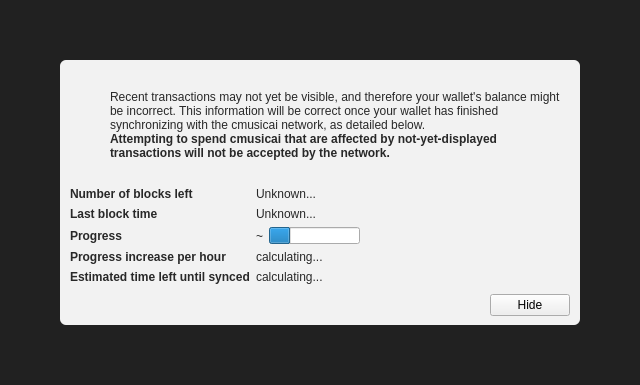
<?xml version="1.0" encoding="UTF-8"?>
<ui version="4.0">
 <class>ModalOverlay</class>
 <widget class="ModalOverlay" name="ModalOverlay">
  <property name="geometry">
   <rect>
    <x>0</x>
    <y>0</y>
    <width>640</width>
    <height>385</height>
   </rect>
  </property>
  <property name="windowTitle">
   <string>Form</string>
  </property>
  <layout class="QVBoxLayout" name="verticalLayout" stretch="0">
   <property name="sizeConstraint">
    <enum>QLayout::SetDefaultConstraint</enum>
   </property>
   <property name="leftMargin">
    <number>0</number>
   </property>
   <property name="topMargin">
    <number>0</number>
   </property>
   <property name="rightMargin">
    <number>0</number>
   </property>
   <property name="bottomMargin">
    <number>0</number>
   </property>
   <item>
    <widget class="QWidget" name="bgWidget" native="true">
     <property name="styleSheet">
      <string notr="true">#bgWidget { background: rgba(0,0,0,220); }</string>
     </property>
     <layout class="QVBoxLayout" name="verticalLayoutMain" stretch="1">
      <property name="leftMargin">
       <number>60</number>
      </property>
      <property name="topMargin">
       <number>60</number>
      </property>
      <property name="rightMargin">
       <number>60</number>
      </property>
      <property name="bottomMargin">
       <number>60</number>
      </property>
      <item>
       <widget class="QWidget" name="contentWidget" native="true">
        <property name="styleSheet">
         <string notr="true">#contentWidget { background: rgba(255,255,255,240); border-radius: 6px; }

QLabel { color: rgb(40,40,40);  }</string>
        </property>
        <layout class="QVBoxLayout" name="verticalLayoutSub" stretch="1,0,0,0">
         <property name="spacing">
          <number>0</number>
         </property>
         <property name="leftMargin">
          <number>10</number>
         </property>
         <property name="topMargin">
          <number>10</number>
         </property>
         <property name="rightMargin">
          <number>10</number>
         </property>
         <property name="bottomMargin">
          <number>10</number>
         </property>
         <item>
          <layout class="QHBoxLayout" name="horizontalLayoutIconText" stretch="0,1">
           <property name="topMargin">
            <number>20</number>
           </property>
           <item>
            <layout class="QVBoxLayout" name="verticalLayoutIcon">
             <property name="leftMargin">
              <number>0</number>
             </property>
             <item>
              <widget class="QPushButton" name="warningIcon">
               <property name="enabled">
                <bool>false</bool>
               </property>
               <property name="text">
                <string/>
               </property>
               <property name="icon">
                <iconset>
                 <normaloff>:/icons/warning</normaloff>
                 <disabledoff>:/icons/warning</disabledoff>:/icons/warning</iconset>
               </property>
               <property name="iconSize">
                <size>
                 <width>48</width>
                 <height>48</height>
                </size>
               </property>
               <property name="flat">
                <bool>true</bool>
               </property>
              </widget>
             </item>
             <item>
              <spacer name="verticalSpacerWarningIcon">
               <property name="orientation">
                <enum>Qt::Vertical</enum>
               </property>
               <property name="sizeHint" stdset="0">
                <size>
                 <width>20</width>
                 <height>40</height>
                </size>
               </property>
              </spacer>
             </item>
            </layout>
           </item>
           <item>
            <layout class="QVBoxLayout" name="verticalLayoutInfoText">
             <property name="leftMargin">
              <number>0</number>
             </property>
             <property name="topMargin">
              <number>0</number>
             </property>
             <item>
              <widget class="QLabel" name="infoText">
               <property name="text">
                <string>Recent transactions may not yet be visible, and therefore your wallet's balance might be incorrect. This information will be correct once your wallet has finished synchronizing with the cmusicai network, as detailed below.</string>
               </property>
               <property name="textFormat">
                <enum>Qt::RichText</enum>
               </property>
               <property name="wordWrap">
                <bool>true</bool>
               </property>
              </widget>
             </item>
             <item>
              <widget class="QLabel" name="infoTextStrong">
               <property name="font">
                <font>
                 <weight>75</weight>
                 <bold>true</bold>
                </font>
               </property>
               <property name="text">
                <string>Attempting to spend cmusicai that are affected by not-yet-displayed transactions will not be accepted by the network.</string>
               </property>
               <property name="textFormat">
                <enum>Qt::RichText</enum>
               </property>
               <property name="wordWrap">
                <bool>true</bool>
               </property>
              </widget>
             </item>
             <item>
              <spacer name="verticalSpacerInTextSpace">
               <property name="orientation">
                <enum>Qt::Vertical</enum>
               </property>
               <property name="sizeHint" stdset="0">
                <size>
                 <width>20</width>
                 <height>40</height>
                </size>
               </property>
              </spacer>
             </item>
            </layout>
           </item>
          </layout>
         </item>
         <item>
          <spacer name="verticalSpacerAfterText">
           <property name="orientation">
            <enum>Qt::Vertical</enum>
           </property>
           <property name="sizeHint" stdset="0">
            <size>
             <width>20</width>
             <height>40</height>
            </size>
           </property>
          </spacer>
         </item>
         <item>
          <layout class="QFormLayout" name="formLayout">
           <property name="fieldGrowthPolicy">
            <enum>QFormLayout::FieldsStayAtSizeHint</enum>
           </property>
           <property name="horizontalSpacing">
            <number>6</number>
           </property>
           <property name="verticalSpacing">
            <number>6</number>
           </property>
           <property name="topMargin">
            <number>10</number>
           </property>
           <item row="0" column="0">
            <widget class="QLabel" name="labelNumberOfBlocksLeft">
             <property name="font">
              <font>
               <weight>75</weight>
               <bold>true</bold>
              </font>
             </property>
             <property name="text">
              <string>Number of blocks left</string>
             </property>
            </widget>
           </item>
           <item row="0" column="1">
            <widget class="QLabel" name="numberOfBlocksLeft">
             <property name="text">
              <string>Unknown...</string>
             </property>
            </widget>
           </item>
           <item row="1" column="0">
            <widget class="QLabel" name="labelLastBlockTime">
             <property name="font">
              <font>
               <weight>75</weight>
               <bold>true</bold>
              </font>
             </property>
             <property name="text">
              <string>Last block time</string>
             </property>
            </widget>
           </item>
           <item row="1" column="1">
            <widget class="QLabel" name="newestBlockDate">
             <property name="sizePolicy">
              <sizepolicy hsizetype="Maximum" vsizetype="Preferred">
               <horstretch>0</horstretch>
               <verstretch>0</verstretch>
              </sizepolicy>
             </property>
             <property name="text">
              <string>Unknown...</string>
             </property>
            </widget>
           </item>
           <item row="2" column="0">
            <widget class="QLabel" name="labelSyncDone">
             <property name="font">
              <font>
               <weight>75</weight>
               <bold>true</bold>
              </font>
             </property>
             <property name="text">
              <string>Progress</string>
             </property>
            </widget>
           </item>
           <item row="2" column="1">
            <layout class="QHBoxLayout" name="horizontalLayoutSync" stretch="0,1">
             <item>
              <widget class="QLabel" name="percentageProgress">
               <property name="text">
                <string notr="true">~</string>
               </property>
              </widget>
             </item>
             <item>
              <widget class="QProgressBar" name="progressBar">
               <property name="value">
                <number>24</number>
               </property>
               <property name="format">
                <string/>
               </property>
              </widget>
             </item>
            </layout>
           </item>
           <item row="4" column="0">
            <widget class="QLabel" name="labelProgressIncrease">
             <property name="font">
              <font>
               <weight>75</weight>
               <bold>true</bold>
              </font>
             </property>
             <property name="text">
              <string>Progress increase per hour</string>
             </property>
            </widget>
           </item>
           <item row="4" column="1">
            <widget class="QLabel" name="progressIncreasePerH">
             <property name="text">
              <string>calculating...</string>
             </property>
            </widget>
           </item>
           <item row="5" column="0">
            <widget class="QLabel" name="labelEstimatedTimeLeft">
             <property name="font">
              <font>
               <weight>75</weight>
               <bold>true</bold>
              </font>
             </property>
             <property name="text">
              <string>Estimated time left until synced</string>
             </property>
            </widget>
           </item>
           <item row="5" column="1">
            <widget class="QLabel" name="expectedTimeLeft">
             <property name="text">
              <string>calculating...</string>
             </property>
            </widget>
           </item>
          </layout>
         </item>
         <item>
          <layout class="QHBoxLayout" name="horizontalLayoutButtons">
           <property name="leftMargin">
            <number>10</number>
           </property>
           <property name="topMargin">
            <number>10</number>
           </property>
           <item>
            <spacer name="horizontalSpacer">
             <property name="orientation">
              <enum>Qt::Horizontal</enum>
             </property>
             <property name="sizeHint" stdset="0">
              <size>
               <width>40</width>
               <height>20</height>
              </size>
             </property>
            </spacer>
           </item>
           <item>
            <widget class="QPushButton" name="closeButton">
             <property name="text">
              <string>Hide</string>
             </property>
            </widget>
           </item>
          </layout>
         </item>
        </layout>
       </widget>
      </item>
     </layout>
    </widget>
   </item>
  </layout>
 </widget>
 <customwidgets>
  <customwidget>
   <class>ModalOverlay</class>
   <extends>QWidget</extends>
   <header>modaloverlay.h</header>
   <container>1</container>
  </customwidget>
 </customwidgets>
 <resources/>
 <connections/>
</ui>
